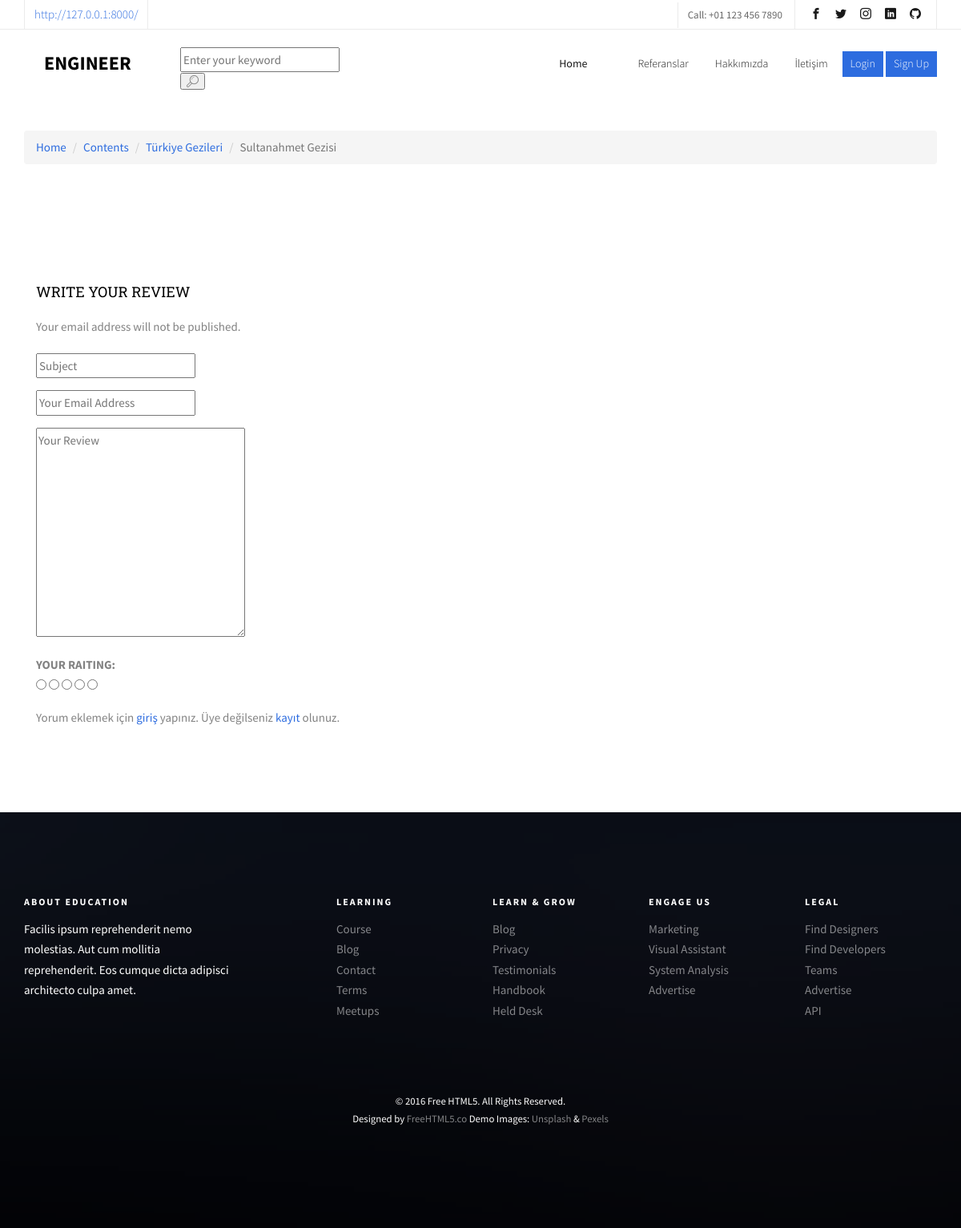
Page /content/4/sultanahmet-gezisi on the earlier database version.
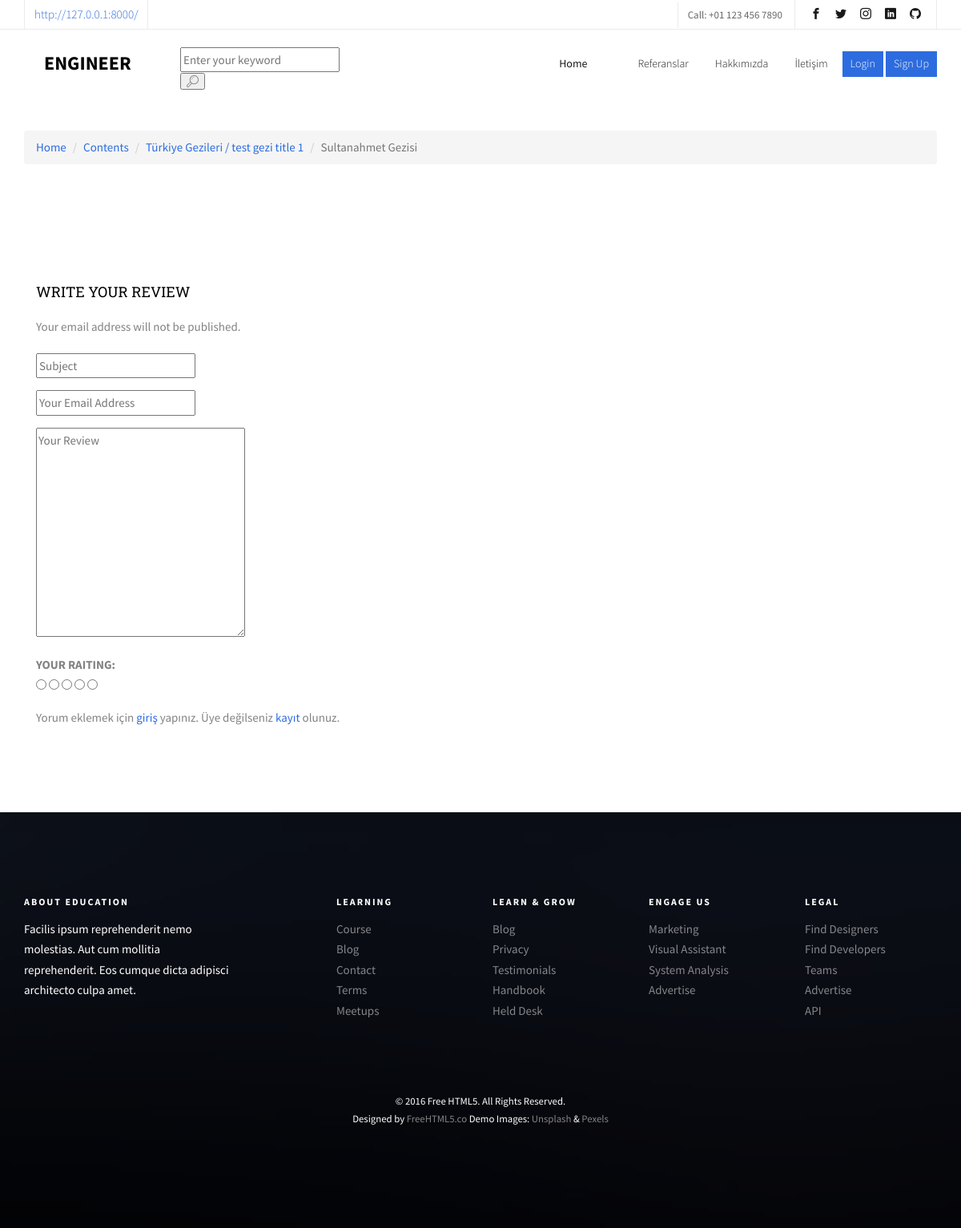
Same page on the later database version.
### content/models.py (models this page shows, shortened)
class Content(models.Model):
    STATUS = (
        ('True', 'Evet'),
        ('False', 'Hayır'),
    )
    category = models.ForeignKey(Category, on_delete=models.CASCADE)
    title = models.CharField(max_length=150)
    keywords = models.CharField(blank=True, max_length=255)
    description = models.CharField(blank=True, max_length=255)
    image = models.ImageField(blank=True, upload_to='images/')
    detail = RichTextUploadingField()
    slug = models.SlugField(null=False, unique=True)
    status = models.CharField(max_length=10, choices=STATUS)
    parent = models.ForeignKey('self', blank=True, null=True, related_name='children', on_delete=models.CASCADE)
    create_at = models.DateTimeField(auto_now_add=True)
    update_at = models.DateTimeField(auto_now=True)
    def get_image_tag(self):
        if self.image:
            return mark_safe('<img src="{}" height="50"/>'.format(self.image.url))
    get_image_tag.short_description = 'Image'

class Category(MPTTModel):
    STATUS =(
        ('True', 'Evet'),
        ('False', 'Hayır'),
    )
    title = models.CharField(max_length=100)
    keywords = models.CharField(blank=True, max_length=255)
    description = models.CharField(blank=True, max_length=255)
    image = models.ImageField(blank=True, upload_to='images/')
    status = models.CharField(max_length=10, choices=STATUS)
    slug = models.SlugField(null=False, unique=True)
    parent = TreeForeignKey('self', blank=True, null=True, related_name='children', on_delete=models.CASCADE)
    create_at = models.DateTimeField(auto_now_add=True)
    update_at = models.DateTimeField(auto_now=True)
    class MPTTMeta:
        order_insertion_by = ['title']
    def __str__(self):
        full_path = [self.title]
        k = self.parent
        while k is not None:
            full_path.append(k.title)
            k = k.parent
        return ' / ' .join(full_path[::-1])
    def get_image_tag(self):
        if self.image:
            return mark_safe('<img src="{}" height="50"/>'.format(self.image.url))
    get_image_tag.short_description = 'Image'

### home/views.py (the view)
# urls.py: path('content/<int:id>/<slug:slug>', views.content_detail, name='content_detail'),
def content_detail(request, id, slug):
    category = Category.objects.all()
    content = Content.objects.get(pk=id)
    images = Images.objects.filter(content_id=id)
    comments = Comment.objects.filter(content_id=id, status='True')
    context = {'category': category,
               'images': images,
               'comments': comments,
               'content': content}
    return render(request, 'content_detail.html', context)

### home/templates/content_detail.html (shortened to what this page needs)
{% extends "homebase.html" %}
{% block content %}
    <div id="breadcrumb">
        <div class="container">
            <ul class="breadcrumb">
                <li><a href="/">Home</a></li>
                <li><a href="">Contents</a></li>
                <li><a href="/category/{{ content.category_id }}/{{ content.category.slug }}">{{ content.category }}</a></li>
                <li class="active">{{ content.title }}</li>
            </ul>
        </div>
    </div>
        <div id="fh5co-course">
		<div class="container">
            <div>
                <div class="col-md-6 animate-box">
                <h4 class="text-uppercase">Write Your Review</h4>
                <p>Your email address will not be published.</p>
                    <form class="review-form" action="/content/add_comment/{{ content.id }}" method="post">
                        <div class="form-group">
                            <input class="input" type="text" name="subject" id="id_subject" placeholder="Subject" />
                        </div>
                        <div class="form-group">
                            <input class="input" type="email" name="email" id="id_email" placeholder="Your Email Address" />
                        </div>
                        <div class="form-group">
                            <textarea class="input" name="comment" id="id_comment" cols="30" rows="10" placeholder="Your Review"></textarea>
                        </div>
                        <div class="form-group">
                            <div class="input-rating">
                                <strong class="text-uppercase">Your Raiting:</strong>
                                <div class="stars">
                                    <input type="radio" id="star5" name="rate" value="5" /><label for="star5"></label>
                                    <input type="radio" id="star4" name="rate" value="4" /><label for="star4"></label>
                                    <input type="radio" id="star3" name="rate" value="3" /><label for="star3"></label>
                                    <input type="radio" id="star2" name="rate" value="2" /><label for="star2"></label>
                                    <input type="radio" id="star1" name="rate" value="1" /><label for="star1"></label>
                                </div>
                            </div>
                        </div>
                        {% if user.id is not none %}
                        <button class="btn-primary">Submit</button>
                        {% else %}
                            Yorum eklemek için <a href="/login">giriş</a> yapınız. Üye değilseniz <a href="/register">kayıt</a> olunuz.
                        {% endif %}
                    </form>
                </div>
            </div>
		</div>
	</div>
{% endblock %}

Differences in the rows shown:
changed Content "Sultanahmet Gezisi": category "Türkiye Gezileri" → "Türkiye Gezileri / test gezi title 1"
